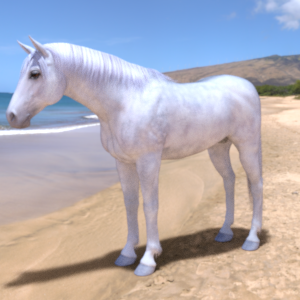
#> input picture human_vs_horses/train/horses/horse01-1.png, 300 x 300 px; its folder holds only this picture in this run
$ jupyter execute --allow-errors 007_clasificacion_imagenes.ipynb   (shell and % lines are left out)
#> lines starting #> are read from the running program, lines starting #| are printed output that depends on the picture
[cell 1]
import os
from PIL import Image, ImageOps
import numpy as np

from sklearn.naive_bayes import GaussianNB
from sklearn.metrics import accuracy_score
import matplotlib.pyplot as plt

from sklearn.neighbors import KNeighborsClassifier

[cell 2]
dataset_path = './human_vs_horses/train/'
image_data = []
labels = []

[cell 3]
for label in os.listdir(dataset_path):
    label_path = os.path.join(dataset_path, label)
    if os.path.isdir(label_path):
        for image_name in os.listdir(label_path):
            image_path = os.path.join(label_path, image_name) #  el path de la imagen
            img = Image.open(image_path).convert('L') # se convierte la imagen a escala de grises
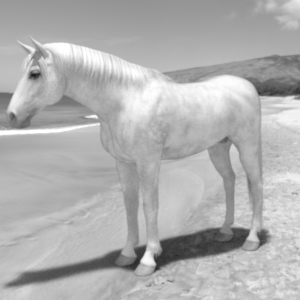
#> img: PIL image 300x300 L; min 26, max 255, mean 176.4
            img_data = np.array(img).flatten() # aplastamos la imagen en un vector fila
            image_data.append(img_data) # agregamos las filas
            labels.append(label) # agregamos las etiquetas
#> pass 2 of the loop `for label in os.listdir(dataset_path):`:
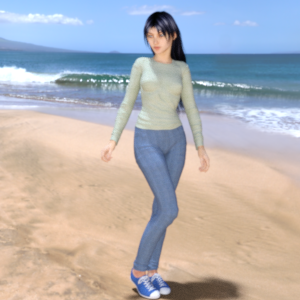
#> input picture human_vs_horses/train/humans/human01-14.png, 300 x 300 px
#> `img = Image.open(image_path).convert('L')`:
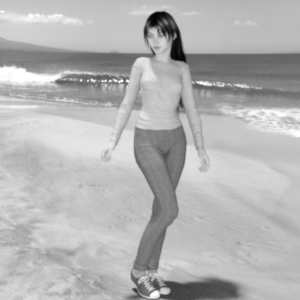
#> img: PIL image 300x300 L; min 2, max 255, mean 179.8
